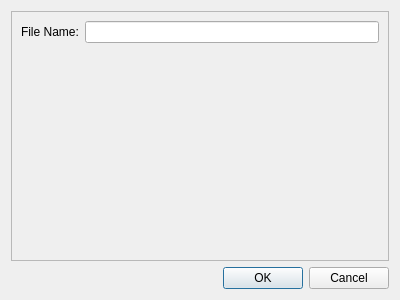
<?xml version="1.0" encoding="UTF-8"?>
<ui version="4.0">
 <class>Dialog</class>
 <widget class="QDialog" name="Dialog">
  <property name="geometry">
   <rect>
    <x>0</x>
    <y>0</y>
    <width>400</width>
    <height>300</height>
   </rect>
  </property>
  <property name="windowTitle">
   <string>Dialog</string>
  </property>
  <layout class="QGridLayout" name="gridLayout">
   <item row="0" column="0">
    <widget class="QFrame" name="frame">
     <property name="frameShape">
      <enum>QFrame::StyledPanel</enum>
     </property>
     <property name="frameShadow">
      <enum>QFrame::Raised</enum>
     </property>
     <layout class="QGridLayout" name="gridLayout_2">
      <item row="0" column="0">
       <widget class="QLabel" name="label">
        <property name="text">
         <string>File Name:</string>
        </property>
       </widget>
      </item>
      <item row="0" column="1">
       <widget class="QLineEdit" name="lineEdit">
        <property name="inputMask">
         <string/>
        </property>
       </widget>
      </item>
      <item row="1" column="1">
       <spacer name="verticalSpacer">
        <property name="orientation">
         <enum>Qt::Vertical</enum>
        </property>
        <property name="sizeHint" stdset="0">
         <size>
          <width>20</width>
          <height>40</height>
         </size>
        </property>
       </spacer>
      </item>
     </layout>
    </widget>
   </item>
   <item row="1" column="0">
    <widget class="QDialogButtonBox" name="buttonBox">
     <property name="orientation">
      <enum>Qt::Horizontal</enum>
     </property>
     <property name="standardButtons">
      <set>QDialogButtonBox::Cancel|QDialogButtonBox::Ok</set>
     </property>
    </widget>
   </item>
  </layout>
 </widget>
 <resources/>
 <connections>
  <connection>
   <sender>buttonBox</sender>
   <signal>accepted()</signal>
   <receiver>Dialog</receiver>
   <slot>accept()</slot>
   <hints>
    <hint type="sourcelabel">
     <x>248</x>
     <y>254</y>
    </hint>
    <hint type="destinationlabel">
     <x>157</x>
     <y>274</y>
    </hint>
   </hints>
  </connection>
  <connection>
   <sender>buttonBox</sender>
   <signal>rejected()</signal>
   <receiver>Dialog</receiver>
   <slot>reject()</slot>
   <hints>
    <hint type="sourcelabel">
     <x>316</x>
     <y>260</y>
    </hint>
    <hint type="destinationlabel">
     <x>286</x>
     <y>274</y>
    </hint>
   </hints>
  </connection>
 </connections>
</ui>
